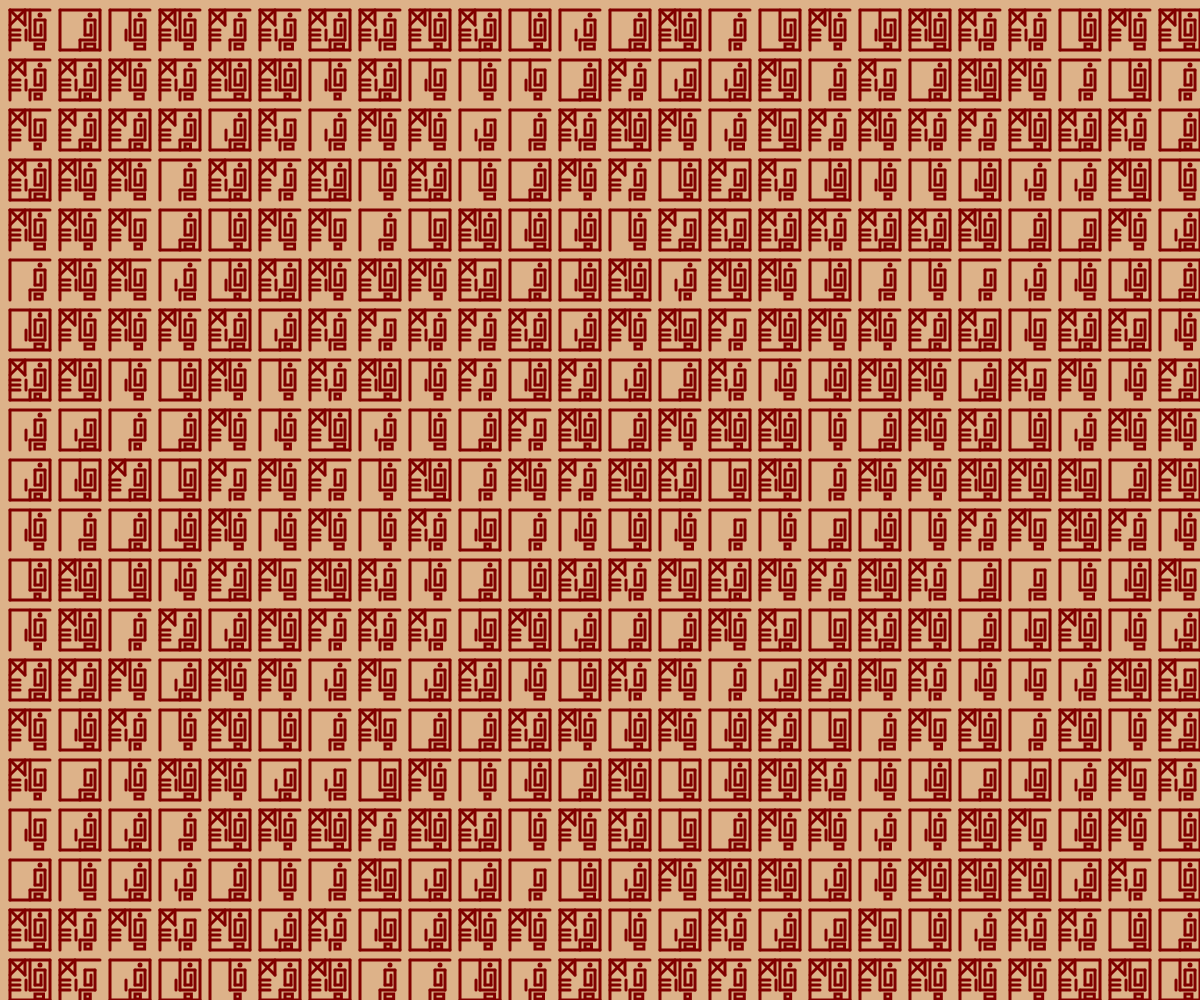
Frame 1 (no input)
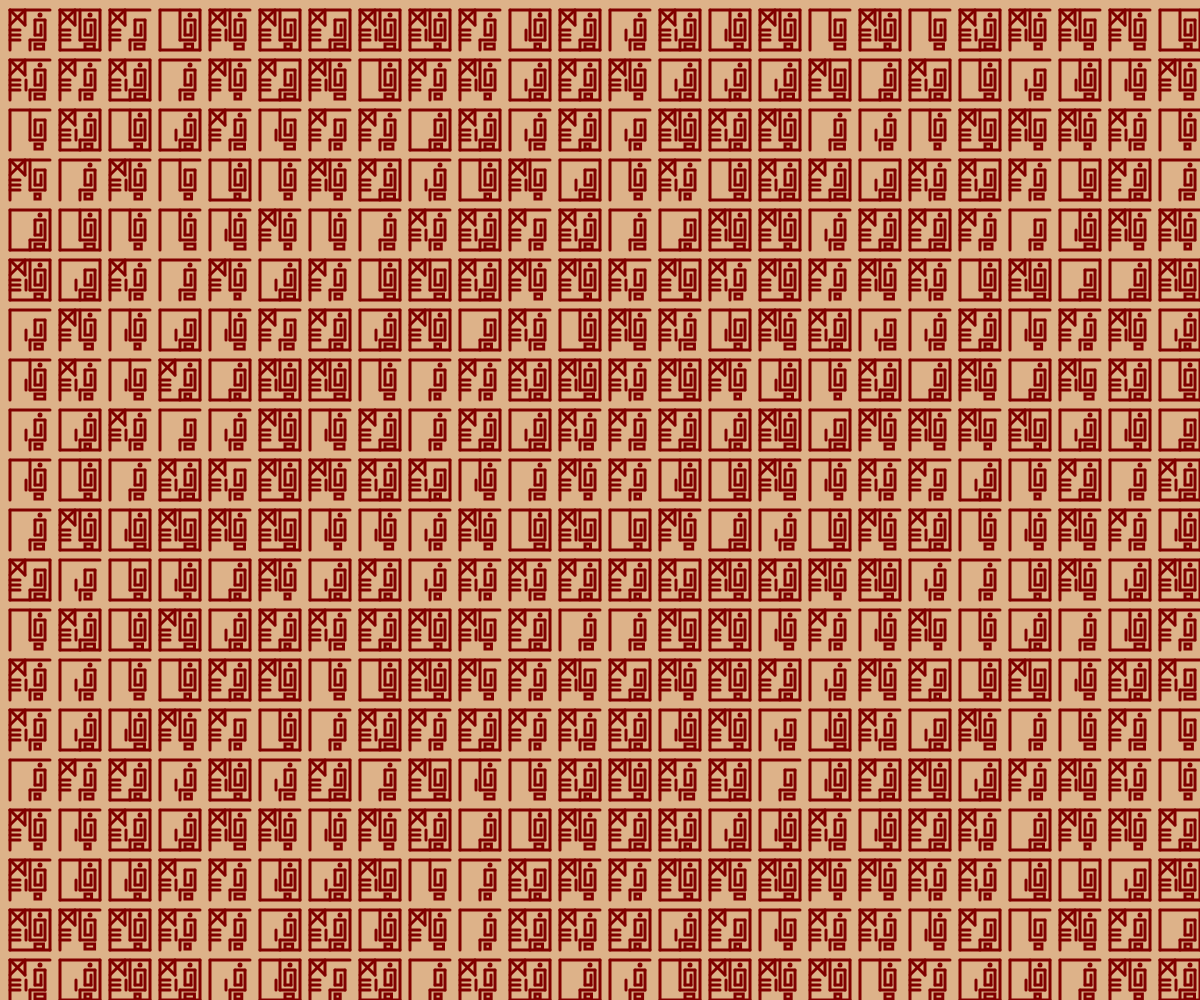
Frame 2 (the mouse pressed at the canvas centre, redrawn once)

The p5.js sketch that drew these frames (run headless with seeded random() and noise() and a simulated clock; the mouse was pressed at the canvas centre and the sketch redrawn once):

// p5.js sketch
// ── sketch.js
function setup() {
  createCanvas(windowWidth, windowHeight);
  noLoop();
  
}

let a=10


function draw() {
  background("#ddb289");
  stroke("#800000");
  strokeWeight(3);

  for(let i=0; i<40; i++){
    for(let j = 0; j < 20; j++){
      push();//salva come era il sistema prima delle trasformazioni 
      translate(5*a*i, 0);
      line(a, j * 50 + 10, a, j * 50 + 50);
      line(a, j * 50 + 10, 5*a, j * 50 + 10);
      drawRect(j);
  


      // Crea la quarta linea (lato destro) in modo random
      if (random(1) > 0.5) { // Condizione casuale: restituisce numero casuale tra 0 e 1, se è maggiore di 0.5 ciò che è nella condizione
        //viene disegnato 
        line(5*a, j*50+10, 5*a, j * 50 + 50); // Disegna il lato destro
        line(a, j * 50 + 50, 5*a, j * 50 + 50);
        
    }
      if (random(1) > 0.5) { // Condizione casuale: restituisce numero casuale tra 0 e 1, se è maggiore di 0.5 viene disegnato 
        //ciò che è dentro la condizione
        line(3*a, j * 50 + a, 3*a, j * 50 + 4 * a);//prima linea verticale x spirale
        line(4.5*a, j * 50 + 4 * a ,3*a, j * 50 + 4 * a);//prima linea orizzonatale x spirale
        line(4.5*a, j * 50 + 2 * a, 4.5*a, j * 50 + 4 * a);//seconda linea verticale x spirale
        line(4.5*a, j * 50 + 2 * a, 3.5*a, j * 50 + 2 * a);//seconda linea orizzonatale x spirale
        line(3.5*a, j * 50 + 2 * a, 3.5*a, j * 50 + 3.5 * a);//terza linea verticale x spirale
        line(3.5*a, j * 50 + 3.5 * a, 4.1*a, j * 50 + 3.5 * a);//terza linea orizzontale x spirale 
        line(4.1*a, j * 50 + 2.5 * a, 4.1*a, j * 50 + 3.5 * a);//quarta linea verticale x spirale
      }else{
        line(3*a, j * 50 + 4 * a, 3*a, j * 50 + 5 * a);//prima linea vertical x spirale dal basso
        line(4.5*a, j * 50 + 4 * a ,3*a, j * 50 + 4 * a);//prima linea orizzonatale x spirale
        line(4.5*a, j * 50 + 2 * a, 4.5*a, j * 50 + 4 * a);//seconda linea verticale x spirale
        line(4.5*a, j * 50 + 2 * a, 3.5*a, j * 50 + 2 * a);//seconda linea orizzonatale x spirale
        line(3.5*a, j * 50 + 2 * a, 3.5*a, j * 50 + 3.5 * a);//terza linea verticale x spirale
        line(3.5*a, j * 50 + 3.5 * a, 4.1*a, j * 50 + 3.5 * a);//terza linea orizzontale x spirale 
        line(4.1*a, j * 50 + 2.5 * a, 4.1*a, j * 50 + 3.5 * a);//quarta linea verticale x spirale
      }

      

      if (random(1)<0.5){
        line(2.6*a, j * 50 + 4 * a, 2.6*a, j * 50 + 3 * a);//trattino verticale a caso
    
      }

      if (random(1)>0.4){
        line(2.5*a, j * 50 + a, a, j * 50 + 2.5 * a);//x da alto sinistra a basso destra 
        line(a, j * 50 + a, 2.5*a, j * 50 + 2.5 * a);//x da alto destra a basso sinistra 
        line(2.5*a, j * 50 + a, 2.5*a, j * 50 + 2.5 * a);//trattino completa x
        line(a, 40 + j * 50, 2 * a, 40 + j * 50); // Prima linea fissa
        line(a, 35 + j * 50, 2 * a, 35 + j * 50); // Seconda linea fissa
        line(a, 30 + j * 50, 2 * a, 30 + j * 50); // Terza linea fissa
        
      }

      if (random(1)>0.2){
        strokeWeight(5);
        point(4*a, j * 50 + 1.5 * a);
        
      }
      pop();  
    }
  
  }


}

function drawRect(j){
  let brect = random(5,10);
  noFill();
  rect(3.5 * a, j * 50 + 44, brect, 5);
}
